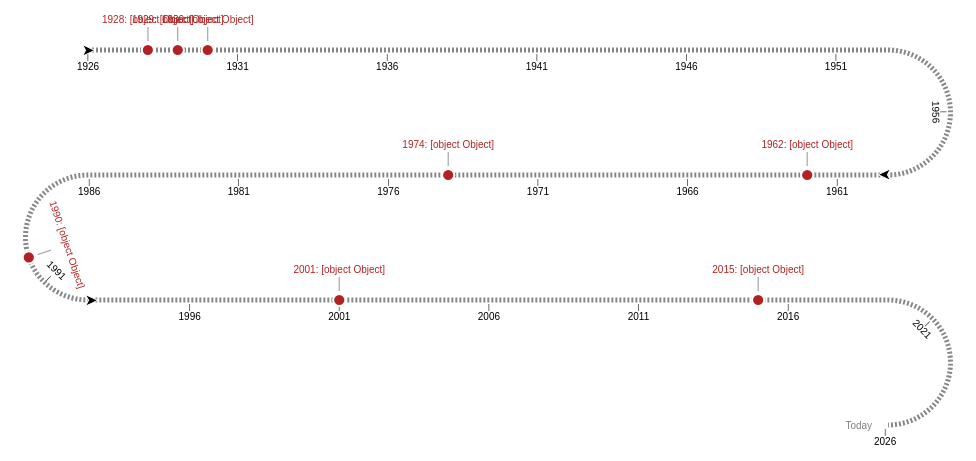

Source (Vega-Lite JSON):
### Vega specification from a JSON file in a GitHub repository (floating-point values rounded to 4 significant figures)
{"$schema": "https://vega.github.io/schema/vega/v5.json", "description": "a serpentine timeline. The serpentine shape can be an option for instances where an oblong canvas is not ideal. The shape can be customized using many of the signals below. Input bindings have been included for demonstration purposes", "background": "white", "padding": 15, "width": 800, "signals": [{"name": "width", "init": "width", "bind": {"name": "straight width", "input": "range", "min": 0, "max": 2000, "step": 1}, "on": [{"events": [{"signal": "annotations"}], "update": "width+1"}, {"events": [{"signal": "annotations"}], "update": "width-1"}, {"events": [{"signal": "mO"}], "update": "width+1"}, {"events": [{"signal": "mO"}], "update": "width-1"}, {"events": [{"signal": "tLO"}], "update": "width+1"}, {"events": [{"signal": "tLO"}], "update": "width-1"}, {"events": [{"signal": "sN"}], "update": "width+1"}, {"events": [{"signal": "sN"}], "update": "width-1"}, {"events": [{"signal": "mO"}], "update": "height+1"}, {"events": [{"signal": "mO"}], "update": "height-1"}, {"events": [{"signal": "tLO"}], "update": "height+1"}, {"events": [{"signal": "tLO"}], "update": "height-1"}]}, {"name": "sH", "description": "serpentine: diameter of arcs", "value": 125, "bind": {"name": "arc diameter", "input": "range", "min": 25, "max": 400, "step": 1}}, {"name": "labelsOnHover", "description": "milestone: show labels on hover only", "value": false, "bind": {"name": "hover labels", "input": "checkbox"}}, {"name": "sN", "description": "serpentine: number of arcs", "value": 2.2, "bind": {"name": "# of arcs", "input": "range", "min": 0, "max": 20, "step": 0.01}}, {"name": "tC", "description": "ticks: number of axis ticks to display on the timeline", "value": 21, "bind": {"name": "tick count", "input": "range", "min": 0, "max": 100, "step": 1}}, {"name": "tLO", "description": "ticks: the offset for the tick labels", "value": 8}, {"name": "mO", "description": "milestone: the offset for the milestone markers", "value": 35, "bind": {"name": "milestone offset", "input": "range", "min": 0, "max": 50, "step": 0.5}}, {"name": "sR0P", "description": "serpentine: percentage of width of canvas for the start of the timeline", "value": 0, "bind": {"name": "timeline x0 %", "input": "range", "min": 0, "max": 1, "step": 0.01}}, {"name": "sLP", "description": "serpentine: percentage of total length of canvas for the end of the timeline", "value": 1, "bind": {"name": "timeline len %", "input": "range", "min": 0, "max": 1, "step": 0.01}}, {"name": "annotationStart", "value": "", "bind": {"name": "start annotation", "input": "text"}}, {"name": "annotationEnd", "value": "Today", "bind": {"name": "end annotation", "input": "text"}}, {"name": "includeArrows", "value": true, "bind": {"name": "include arrows", "input": "checkbox"}}, {"name": "sT", "description": "serpentine: thicknes of the line", "value": 5, "bind": {"name": "line thickness", "input": "range", "min": 1, "max": 10, "step": 0.5}}, {"name": "domain", "init": "[year(now())-100, year(now())]", "description": "serpentine: manually set the domain extent for the timeline, otherwise set to null to have the domain calculated for you"}, {"name": "sRange", "description": "serpentine: range for the serpentine scale", "update": "[sR0P*width,sL*sLP]"}, {"name": "annotations", "description": "serpentine: annotations that appear at the start and end of the timeline", "update": "{start: (isValid(annotationStart) ? annotationStart : ''), end: (isValid(annotationEnd) ? annotationEnd : '')}"}, {"name": "sD", "update": "[2, 2]", "description": "serpentine: dash array for the serpentine line"}, {"name": "reverse", "description": "serpentine: boolean to indicate whether the scale for the timeline should be reversed", "value": false}, {"name": "sPct", "description": "serpentine: percentage of width for the straight portions of the timeline", "value": 1, "update": "sPct < 0.25 ? 0 : sPct < 0.75 ? 0.5 : 1"}, {"name": "sW", "description": "serpentine: horizontal length of straight segments", "update": "sPct*width"}, {"name": "sL", "description": "serpentine: total length of line", "update": "(sN+1)*sW+(sN)*sH*PI/2"}, {"name": "sA", "description": "serpentine: length of an arc segment", "update": "(sH*PI/2)"}, {"name": "sWsA", "description": "serpentine: length of a line + arc segment", "update": "(sW + sH*PI/2)"}, {"name": "sDomain", "description": "serpentine: domain for the serpentine scale", "init": "domain ? domain : [+extent(pluck(data('dataset'), 'domain'))[0], +extent(pluck(data('dataset'), 'domain'))[1]]"}, {"name": "hoverFocus", "value": 0, "on": [{"events": {"type": "mouseover"}, "update": "isValid(datum) && isValid(isValid(datum['domain'])) ? datum : null"}, {"events": {"type": "mouseout"}, "update": "null"}]}, {"name": "height", "description": "calculated height", "update": "extent(pluck(data('serpentine'), 'y'))[1]"}], "scales": [{"name": "sS1", "type": "linear", "zero": false, "reverse": {"signal": "reverse"}, "domain": {"signal": "sDomain"}, "range": {"signal": "sRange"}}, {"name": "footerY", "type": "band", "domain": {"data": "footer", "field": "id"}, "range": [{"signal": "height+60"}, {"signal": "height+60+length(data('footer'))*11"}]}], "marks": [{"name": "axis_group", "description": "group containing all the axis marks - annotations, domain, arrow indicators, tick lines, tick labels on straightaways, tick labels on arcs", "type": "group", "marks": [{"name": "annotations", "description": "Text marks that appear at the start and end of the timeline. Configured using the 'annotations' signal", "from": {"data": "domain_extent"}, "on": [{"trigger": "annotations", "modify": "annotations"}], "type": "text", "interactive": false, "encode": {"update": {"x": {"field": "x"}, "y": {"field": "y"}, "text": {"signal": "datum['category'] === 'start' ? annotations['start'] : annotations['end']"}, "fontSize": {"value": 10}, "baseline": {"value": "middle"}, "align": {"field": "align"}, "angle": {"field": "angle"}, "dx": {"field": "dx"}, "dy": {"signal": "1"}, "fill": {"value": "gray"}}}}, {"name": "serpentine_line", "description": "The serpentine-shaped line that acts as the axis domain line", "type": "line", "from": {"data": "serpentine"}, "interactive": false, "encode": {"update": {"x": {"field": "x"}, "y": {"field": "y"}, "strokeDash": {"signal": "sD"}, "stroke": {"value": "#888"}, "strokeWidth": {"signal": "sT"}}}}, {"name": "arrow_marks", "description": "The arrows to indicate direction that appear at the beginning and end of each arc+straightaway combonation", "type": "text", "from": {"data": "segment_ends"}, "interactive": false, "encode": {"update": {"x": {"field": "x"}, "y": {"field": "y"}, "dy": {"value": 1}, "text": {"value": "➤"}, "fontSize": {"signal": "18"}, "fill": {"value": "#000"}, "stroke": {"value": "#fff"}, "strokeWidth": {"value": 1}, "angle": {"signal": "datum['direction'] === '→' ? 0 : 180"}, "align": {"value": "center"}, "baseline": {"value": "middle"}}}}, {"name": "tick_marks", "description": "The line (text mark) designated to each tick", "from": {"data": "ticks"}, "type": "text", "interactive": false, "encode": {"update": {"x": {"field": "x"}, "y": {"field": "y"}, "dy": {"signal": "2.5*( datum['type'] === 'straight' ? 1 : datum['side'] === 'right' ? (round(datum['alpha']*(180/PI)) >= 90 ? -1 : 4) : (round(datum['alpha']*(180/PI)) > 89 ? -1 : 4))"}, "text": {"signal": "'|'"}, "fontSize": {"signal": "7"}, "fill": {"value": "#000"}, "angle": {"field": "labelAngle"}, "align": {"value": "center"}, "baseline": {"signal": "datum['type'] === 'straight' ? 'top' : 'bottom'"}}}}, {"name": "tick_labels_straight", "description": "The straightaway tick labels", "from": {"data": "ticks"}, "type": "text", "interactive": false, "encode": {"update": {"x": {"field": "x"}, "y": {"field": "y"}, "dy": {"field": "dy"}, "text": {"field": "domain"}, "fontSize": {"signal": "10"}, "fill": {"value": "#000"}, "align": {"value": "center"}, "angle": {"field": "labelAngle"}, "baseline": {"signal": "datum['type'] === 'straight' ? 'top' : 'bottom'"}}}}]}, {"name": "milestone_connecting_lines", "description": "The milestone lines that connect the markers to labels", "from": {"data": "milestones"}, "type": "text", "interactive": false, "encode": {"update": {"text": {"signal": "'|'"}, "x": {"field": "x"}, "y": {"field": "y"}, "fontSize": {"value": 15}, "fontWeight": {"value": 100}, "dy": {"signal": "datum['type'] === 'arc' && (round(datum['alpha']*(180/PI)) > 89) ? 0.35 * (mO+3.5) : datum['dy']/2"}, "align": {"value": "center"}, "baseline": {"value": "middle"}, "angle": {"field": "labelAngle"}, "fillOpacity": {"value": 0.35}, "opacity": {"signal": "isValid(hoverFocus) && datum['label'] === hoverFocus['label'] ? 1 : labelsOnHover ? 0 : 1"}}}}, {"name": "milestone_markers", "description": "The milestone timeline markers", "from": {"data": "milestones"}, "type": "symbol", "interactive": true, "encode": {"update": {"x": {"field": "x"}, "y": {"field": "y"}, "size": {"signal": "labelsOnHover && isValid(hoverFocus) && datum['label'] === hoverFocus['label'] ? 200 : 150"}, "fill": {"signal": "labelsOnHover ? isValid(hoverFocus) && datum['label'] === hoverFocus['label'] ? 'firebrick' : '#e4b3b4' : 'firebrick'"}, "stroke": {"signal": "labelsOnHover ? isValid(hoverFocus) && datum['label'] === hoverFocus['label'] ? '#fff' : 'firebrick' : '#fff'"}, "strokeWidth": {"signal": "labelsOnHover ? 1 : 2"}, "cursor": {"signal": "labelsOnHover ? 'pointer' : 'default'"}}}}, {"name": "milestone_label_backgrounds", "description": "The white backgrounds for milestone labels", "from": {"data": "milestones"}, "type": "text", "interactive": false, "encode": {"update": {"x": {"field": "x"}, "y": {"field": "y"}, "dy": {"field": "dy"}, "text": {"signal": "datum['domain'] + ' - ' + datum['label']"}, "fontSize": {"signal": "10"}, "fill": {"value": "#fff"}, "stroke": {"value": "#fff"}, "strokeWidth": {"value": 7}, "angle": {"field": "labelAngle"}, "align": {"value": "center"}, "baseline": {"signal": "datum['type'] === 'straight' ? 'top' : 'bottom'"}, "opacity": {"signal": "isValid(hoverFocus) && datum['label'] === hoverFocus['label'] ? 1 : labelsOnHover ? 0 : 1"}}}}, {"name": "milestone_labels", "description": "The milestone labels", "from": {"data": "milestones"}, "type": "text", "interactive": false, "encode": {"update": {"x": {"field": "x"}, "y": {"field": "y"}, "dy": {"field": "dy"}, "text": {"signal": "datum['domain'] + ': ' + datum['flatLabels']"}, "fontSize": {"signal": "10"}, "fill": {"value": "firebrick"}, "angle": {"field": "labelAngle"}, "align": {"value": "center"}, "baseline": {"signal": "datum['type'] === 'straight' ? 'top' : 'bottom'"}, "opacity": {"signal": "isValid(hoverFocus) && hoverFocus['domain'] === datum['domain'] ? 1 : labelsOnHover ? 0 : 1"}}}}], "data": [{"name": "dataset", "values": [{"domain": 1928, "label": "Major Event A"}, {"domain": 1930, "label": "Major Event B"}, {"domain": 1929, "label": "Major Event C"}, {"domain": 1962, "label": "Major Event D"}, {"domain": 1974, "label": "Major Event E"}, {"domain": 1990, "label": "Major Event F"}, {"domain": 2001, "label": "Major Event G"}, {"domain": 2015, "label": "Major Event H"}]}, {"name": "serpentineDomain", "values": [{}], "transform": [{"type": "formula", "expr": "sequence(sDomain[0],sDomain[1], 0.1 )", "as": "domain"}, {"type": "flatten", "fields": ["domain"]}]}, {"name": "milestoneDomain", "source": "dataset", "transform": [{"type": "project", "fields": ["domain"]}]}, {"name": "tickDomain", "values": [{}], "transform": [{"type": "formula", "expr": "sequence(1,tC+1, 1)", "as": "id"}, {"type": "flatten", "fields": ["id"]}, {"type": "formula", "expr": "datum['id'] === 1 ? sDomain[0] : datum['id'] === tC ? sDomain[1] : null", "as": "domain"}, {"type": "formula", "expr": "round(isValid(datum['domain']) ? datum['domain'] : (sDomain[0] + (sDomain[1]-sDomain[0])*((datum['id']-1)/(tC-1))))", "as": "domain"}, {"type": "project", "fields": ["domain"]}]}, {"name": "componentEncodings", "values": [{"category": "start"}, {"category": "serpentine"}, {"category": "milestone"}, {"category": "tick"}, {"category": "end"}], "transform": [{"type": "formula", "expr": "now()", "as": "timestamp"}, {"type": "formula", "expr": "datum['category'] === 'start' ? [sDomain[reverse ? 1 : 0]] : datum['category'] === 'serpentine' ? pluck(data('serpentineDomain'), 'domain') : datum['category'] === 'milestone' ? pluck(data('dataset'), 'domain') : datum['category']==='tick' ? pluck(data('tickDomain'), 'domain') : datum['category'] === 'end' ? [sDomain[reverse ? 0 : 1]] : null", "as": "domain"}, {"type": "flatten", "fields": ["domain"]}, {"type": "formula", "expr": "+datum['domain']", "as": "domain"}, {"type": "window", "ops": ["row_number"], "sort": {"field": "domain"}, "groupby": ["category"], "as": ["id"]}, {"type": "formula", "expr": "scale('sS1', datum['domain'])", "as": "sK"}, {"type": "formula", "expr": "floor(datum['sK'] / (sW + sH*PI/2))", "as": "i"}, {"type": "formula", "expr": "datum['sK'] % (sW + sH*PI/2)", "as": "r"}, {"type": "formula", "expr": "(datum['r'] - sW)/(sH/2)", "as": "alpha"}, {"type": "formula", "expr": "(((datum['i']+1)*sWsA)-sA) >= datum['sK'] ? 'straight' : 'arc'", "as": "type"}, {"type": "formula", "expr": "(datum['i']%2 == 0) ? min(datum['r'],sW) : max(sW-datum['r'], 0)", "as": "xStraight"}, {"type": "formula", "expr": "datum['type'] === 'straight' ? datum['xStraight'] : datum['xStraight'] + (datum['i']%2 == 0 ? sin(datum['alpha'])*sH/2 : -sin(datum['alpha'])*sH/2)", "as": "x"}, {"type": "formula", "expr": "datum['type'] === 'straight' ? datum['i']*sH : (datum['i']*sH) + (1 - cos(datum['alpha']))*sH/2", "as": "y"}, {"type": "formula", "expr": "datum['type'] === 'straight' ? null : datum['i']%2===0?'right':'left'", "as": "side"}, {"type": "formula", "expr": "datum['type'] === 'straight' ? null : datum['alpha']<PI/2?'top':'bottom'", "as": "hemisphere"}, {"type": "formula", "expr": "datum['type'] === 'straight' ? 0 : (datum['side'] === 'left' ? -1 : 1) *datum['alpha']*(180/PI)+(datum['alpha'] < PI/2 ? 0 : 180)", "as": "labelAngle"}, {"type": "formula", "expr": "datum['i']%2===0 ?'→':'←'", "as": "direction"}, {"type": "formula", "expr": "datum['type'] === 'straight' ? datum['direction'] : datum['side'] === 'left' ? datum['hemisphere'] === 'top'? '←' : '→' :  datum['hemisphere'] === 'top'? '→' : '←'", "as": "direction"}]}, {"name": "serpentine", "source": "componentEncodings", "transform": [{"type": "filter", "expr": "datum['category'] === 'serpentine'"}]}, {"name": "ticks", "source": "componentEncodings", "transform": [{"type": "filter", "expr": "datum['category'] === 'tick'"}, {"type": "formula", "expr": "!isValid(datum['side']) ? (tLO+3.5) : datum['side'] === 'right' ? (round(datum['alpha']*(180/PI)) >= 90 ? -1 : 1.75) * (tLO+3.5) : (round(datum['alpha']*(180/PI)) > 89 ? -1 : 1.75) * (tLO+3.5)", "as": "dy"}]}, {"name": "domain_extent", "source": "componentEncodings", "transform": [{"type": "filter", "expr": "datum['category'] === 'start' || datum['category'] === 'end'"}, {"type": "formula", "expr": "datum['category'] === 'start' ? 'right' : datum['direction'] === '←' && datum['type'] === 'straight' ? 'right' : datum['side'] === 'left' ? 'right' : 'left'", "as": "align"}, {"type": "formula", "expr": "datum['category'] === 'start' ? -tLO-5 :  datum['direction'] === '←'  && datum['type'] === 'straight' ? -tLO-5 : datum['side'] === 'left' ? -tLO-5 : tLO+5", "as": "dx"}]}, {"name": "segment_ends", "source": "componentEncodings", "transform": [{"type": "filter", "expr": "includeArrows && datum['category'] === 'serpentine'"}, {"type": "joinaggregate", "fields": ["id", "id"], "ops": ["min", "max"], "groupby": ["i"], "as": ["minId", "maxId"]}, {"type": "filter", "expr": "datum['id'] === (reverse ? datum['maxId'] : datum['minId'])"}]}, {"name": "footer", "values": [{"id": 1, "text": ["Data Source:", "https://ourworldindata.org/mass-extinctions"], "href": "https://ourworldindata.org/mass-extinctions"}, {"id": 2, "text": ["Icons:", "https://fontawesome.com/"], "href": "https://fontawesome.com/"}, {"id": 3, "text": ["Data Viz By:", "Madison Giammaria"], "href": "https://www.linkedin.com/in/madison-giammaria-58463b33"}]}, {"name": "milestones", "source": "componentEncodings", "transform": [{"type": "filter", "expr": "datum['category'] === 'milestone'"}, {"type": "lookup", "key": "domain", "from": "dataset", "fields": ["domain"], "values": ["label", "color"]}, {"type": "aggregate", "groupby": ["domain", "x", "y", "dy", "labelAngle", "type"], "fields": ["label"], "ops": ["values"], "as": ["labels"]}, {"type": "formula", "expr": "join(datum.labels, ', ')", "as": "flatLabels"}, {"type": "formula", "expr": "!isValid(datum['side']) ? -(mO) : datum['side'] === 'right' ? (round(datum['alpha']*(180/PI)) >= 90 ? 1 : -0.5) * (mO+3.5) : (round(datum['alpha']*(180/PI)) > 89 ? 1 : -0.5) * (mO+3.5)", "as": "dy"}, {"type": "formula", "expr": "(isValid(hoverFocus) && hoverFocus['domain']===datum['domain']) ? 1 : 0.4", "as": "fillOpacity"}]}]}
